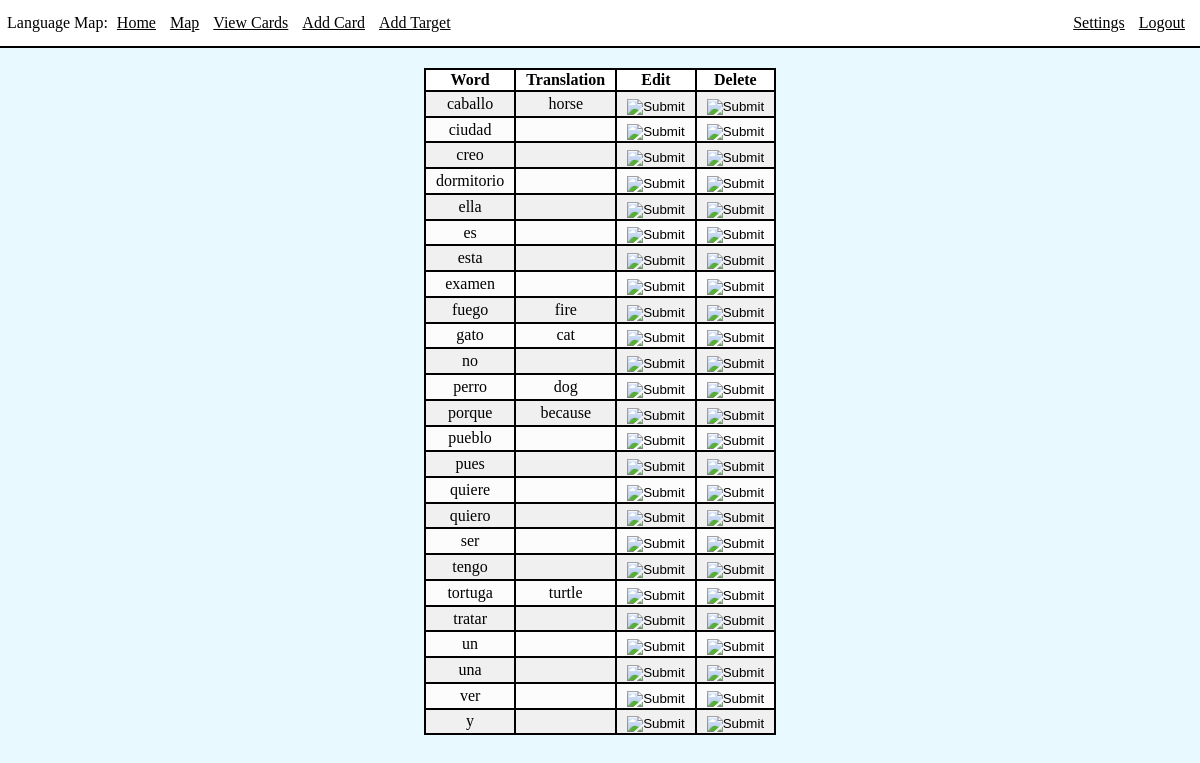
Screenshot of /viewCards (signed in) with the database file from the repository.
### app/models.py (models this page shows, shortened)
class Card(db.Model):
    id = db.Column(db.Integer, primary_key=True)
    word = db.Column(db.String(64), index=True, unique=True)
    translation = db.Column(db.String(1000), index=True)

### app/routes.py (the view)
@app.route('/viewCards')
@login_required
def viewCards():
    cards = Card.query.filter().order_by(Card.word)
    return render_template('viewCards.html', title='View Cards', cards=cards)

### app/models.py (called while the page is built)
@login.user_loader
def load_user(id):
    return User.query.get(int(id))

### app/templates/viewCards.html
{% extends "base.html" %}
{% block content %}
<div class="int">
    <table>
        <thead>
            <th>Word</th>
            <th>Translation</th>
            <th>Edit</th>
            <th>Delete</th>
        </thead>
        <tbody>
        {% for card in cards %}
        <tr>
            <td>{{ card.word }}</td>
            <td>{{ card.translation }}</td>
            <td>
                <form action="{{ url_for('editCard', cardID=card.id )}}" method="POST">
                    <input type="image" class="btnimg" src="../static/images/edit.png">
                </form>
            </td>
            <td>
                <form action="{{ url_for('deleteCard', cardID=card.id) }}" method="POST">
                    <input type="image" class="btnimg" src="../static/images/delete.png">
                </form>
            </td>
        </tr>
        {% endfor %}
        </tbody>
    </table>
</div>
{% endblock %}

### app/templates/base.html (shortened to what this page needs)
<!DOCTYPE html>
<link rel="stylesheet" href="{{ url_for('static', filename='style.css') }}">
<html>
    <head>
        <div>
            <div class="nav">
            Language Map:
            <a class="navlink" href="/index">Home</a>
            {%if current_user.is_anonymous %}
            <div class="right">
                <a class="navlink" href="/login">Login</a>
            </div>
            {% else %}
            <a class="navlink" href="/map">Map</a>
            <a class="navlink"href="/viewCards">View Cards</a>
            <a class="navlink" href="/addCard">Add Card</a>
            <a class="navlink" href="/addTarget">Add Target</a>
            <div class="right">
                <a class="navlink" href="/settings">Settings</a>
                <a class="navlink" href="/logout">Logout</a>
            </div>
            {% endif %}
            </div>
        </div>
        </head>
        <body>
            <div class="content">
            {% block content %}{% endblock %}
            </div>
    </body>
</html>

### app/static/style.css (style rules this page uses)
html, body { background-color: rgb(232, 250, 255); margin: 0px; padding: 0px; }
.content { margin: 0px; }
.int { margin: 20px; }
a { color: black; }
.nav { background-color: white; padding: 7px; padding-top: 14px; padding-bottom: 14px; border-bottom: 2px solid black; }
.navlink { padding-left: 5px; padding-right: 5px; }
.right { display: inline-block; position: fixed; right: 10px; }
table { margin-left: auto; margin-right: auto; border: 2px solid black; text-align: center; border-collapse: collapse; }
thead { background-color: white; }
th, td { border: 2px solid black; padding-left: 10px; padding-right: 10px; }
tbody { background-color: rgb(240, 240, 240); }
tr:nth-child(even) { background-color: rgb(252, 252, 252); }
.btnimg { position: relative; margin-top: 10%; margin-left: auto; }

### rows the page displays
Card: word "caballo", translation "horse"
Card: word "ciudad"
Card: word "creo"
Card: word "dormitorio"
Card: word "ella"
Card: word "es"
Card: word "esta"
Card: word "examen"
Card: word "fuego", translation "fire"
Card: word "gato", translation "cat"
Card: word "no"
Card: word "perro", translation "dog"
Card: word "porque", translation "because"
Card: word "pueblo"
Card: word "pues"
Card: word "quiere"
Card: word "quiero"
Card: word "ser"
Card: word "tengo"
Card: word "tortuga", translation "turtle"
Card: word "tratar"
Card: word "un"
Card: word "una"
Card: word "ver"
Card: word "y"
